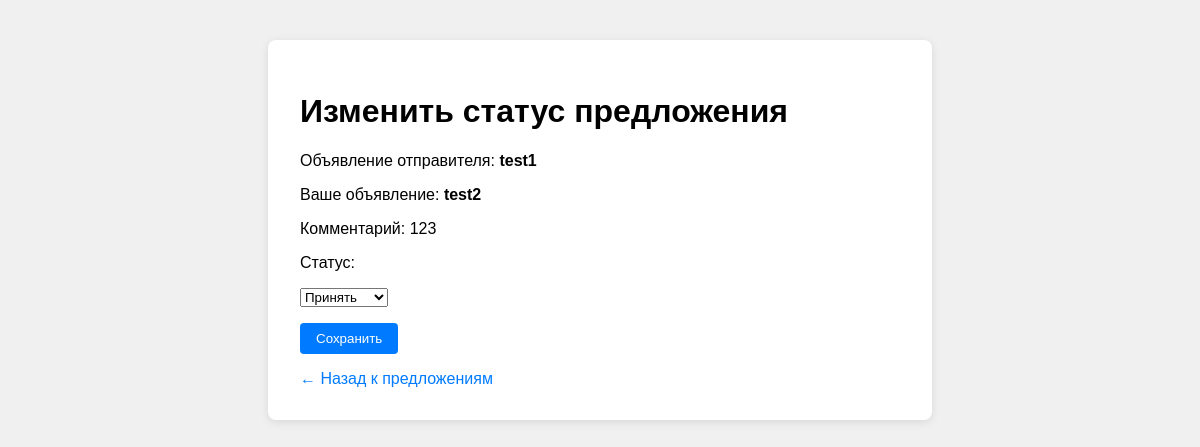
Screenshot of /proposal/update/1/ (signed in) with the database file from the repository.
### ads/models.py (models this page shows, shortened)
class ExchangeProposal(models.Model):
    STATUS_CHOICES = [('pending', 'Ожидает'), ('accepted', 'Принята'), ('declined', 'Отклонена')]
    ad_sender = models.ForeignKey(Ad, on_delete=models.CASCADE, related_name='sent_proposals')
    ad_receiver = models.ForeignKey(Ad, on_delete=models.CASCADE, related_name='received_proposals')
    comment = models.TextField()
    status = models.CharField(max_length=10, choices=STATUS_CHOICES, default='pending')
    created_at = models.DateTimeField(auto_now_add=True)

class Ad(models.Model):
    CONDITION_CHOICES = [('new', 'Новый'), ('used', 'Б/У')]
    user = models.ForeignKey(User, on_delete=models.CASCADE)
    title = models.CharField(max_length=255)
    description = models.TextField()
    image_url = models.URLField(blank=True)
    category = models.CharField(max_length=100)
    condition = models.CharField(max_length=10, choices=CONDITION_CHOICES)
    created_at = models.DateTimeField(auto_now_add=True)

### ads/views.py (the view)
# urls.py: path('proposal/update/<int:pk>/', views.proposal_update, name='proposal_update'),
@login_required
def proposal_update(request, pk):
    proposal = get_object_or_404(ExchangeProposal, pk=pk)
    if proposal.ad_receiver.user != request.user:
        return HttpResponseForbidden("Вы не получатель этого предложения.")
    if request.method == 'POST':
        new_status = request.POST.get('status')
        if new_status in ['accepted', 'declined']:
            proposal.status = new_status
            proposal.save()
        return redirect('proposal_list')
    return render(request, 'ads/proposal_update_form.html', {'proposal': proposal})

### templates/ads/proposal_update_form.html (shortened to what this page needs)
<!DOCTYPE html>
<html lang="ru">
<head>
</head>
<body>
  <div class="card">
    <h1>Изменить статус предложения</h1>
    <form method="post">
      <p>Объявление отправителя: <strong>{{ proposal.ad_sender.title }}</strong></p>
      <p>Ваше объявление: <strong>{{ proposal.ad_receiver.title }}</strong></p>
      <p>Комментарий: {{ proposal.comment }}</p>
      <label for="status">Статус:</label>
      <select name="status" id="status">
        <option value="accepted" {% if proposal.status == "accepted" %}selected{% endif %}>Принять</option>
      </select>
      <button type="submit">Сохранить</button>
    </form>
    <a href="{% url 'proposal_list' %}">← Назад к предложениям</a>
  </div>
</body>
</html>

### templates/ads/proposal_update_form.html (style rules this page uses)
body { font-family: Arial, sans-serif; background: #f0f0f0; padding: 2rem; }
.card { background: white; padding: 2rem; border-radius: 8px; max-width: 600px; margin: auto; box-shadow: 0 2px 8px rgba(0,0,0,0.1); }
label, select { display: block; margin-top: 1rem; }
button { margin-top: 1rem; padding: 0.5rem 1rem; background-color: #007bff; color: white; border: none; border-radius: 4px; }
a { display: inline-block; margin-top: 1rem; color: #007bff; text-decoration: none; }

### rows the page displays
ExchangeProposal: ad_sender "test1", ad_receiver "test2", comment "123", status "Принять"
